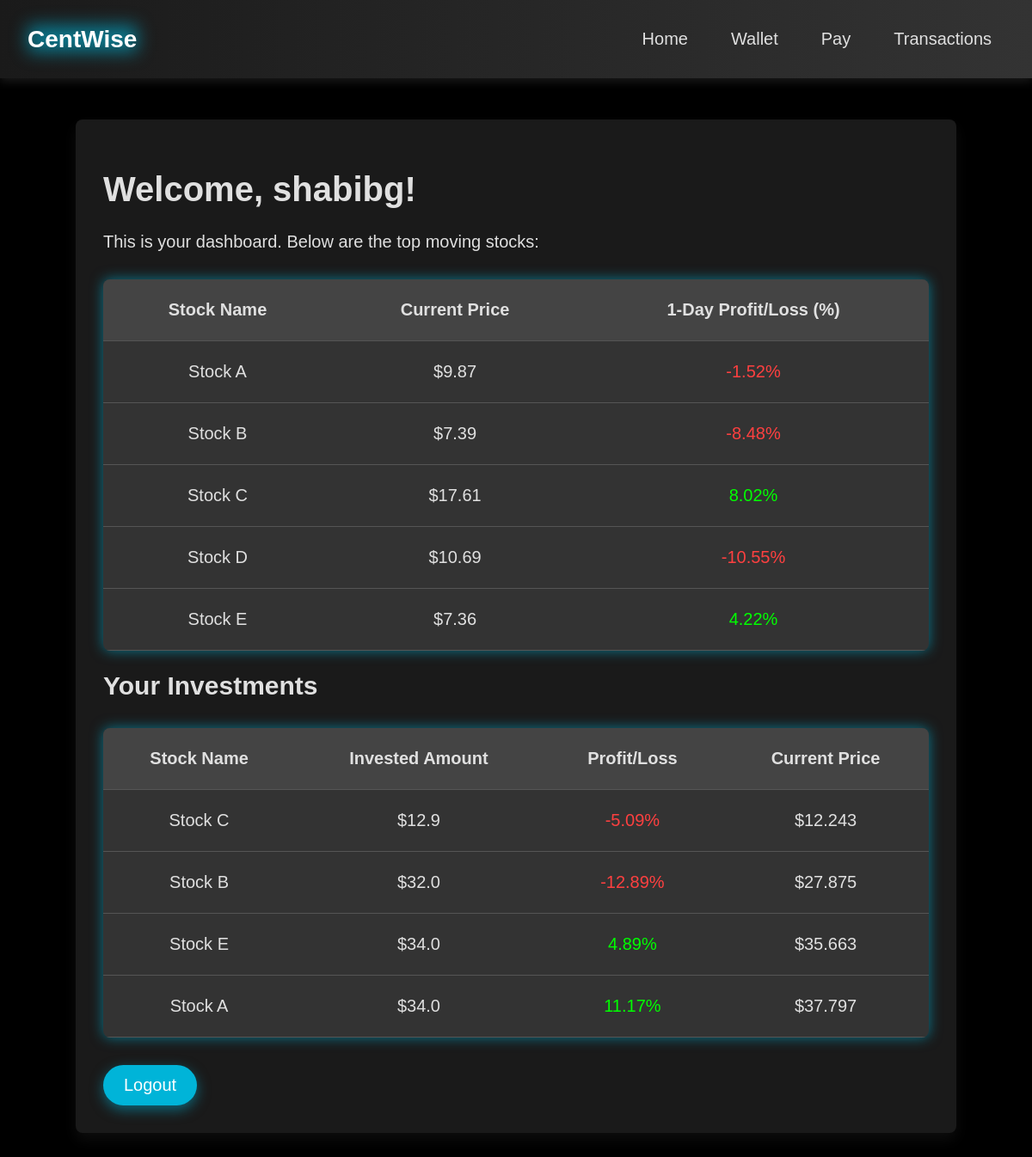
/dashboard (signed in), run on the app's committed database.
### app.py (models this page shows, shortened)
class User(db.Model):
    id = db.Column(db.Integer, primary_key=True)
    name = db.Column(db.String(100), nullable=False)
    email = db.Column(db.String(100), unique=True, nullable=False)
    password = db.Column(db.String(100), nullable=False)
    account_balance = db.Column(db.Float, nullable=False, default=100.00)
    wallet_balance = db.Column(db.Float, nullable=False, default=0.00)
    transactions = db.relationship('Transaction', backref='user', lazy=True)
    investments = db.relationship('Investment', backref='user', lazy=True)

class Investment(db.Model):
    id = db.Column(db.Integer, primary_key=True)
    stock_name = db.Column(db.String(100), nullable=False)
    invested_amount = db.Column(db.Float, nullable=False)
    profit_loss = db.Column(db.Float, nullable=False, default=0.0)
    user_id = db.Column(db.Integer, db.ForeignKey('user.id'), nullable=False)

### app.py (the view)
@app.route('/dashboard')
def dashboard():
    if 'email' not in session:
        return redirect('/new_index')
    user = User.query.filter_by(email=session['email']).first()
    investments = Investment.query.filter_by(user_id=user.id).all()
    transactions = Transaction.query.filter_by(user_id=user.id).order_by(Transaction.date.desc()).all()
    return render_template('dashboard.html', name=user.name, demo_stocks=demo_stocks, investments=investments, transactions=transactions)

### templates/dashboard.html (shortened to what this page needs)
<!DOCTYPE html>
<html lang="en">
<head>
    <link rel="stylesheet" type="text/css" href="{{ url_for('static', filename='dashboard.css') }}">
</head>
<body>
    <nav class="navbar">
        <div class="navbar-brand">
            <a href="#" class="navbar-logo">CentWise</a>
        </div>
        <div class="navbar-links">
            <ul>
                <li><a href="{{ url_for('dashboard') }}">Home</a></li>
                <li><a href="{{ url_for('wallet') }}">Wallet</a></li>
                <li><a href="{{ url_for('handle_payment') }}">Pay</a></li>
                <li><a href="{{ url_for('transactions') }}">Transactions</a></li>
            </ul>
        </div>
    </nav>
    <div class="container">
        <h1>Welcome, {{ name }}!</h1>
        <p>This is your dashboard. Below are the top moving stocks:</p>
        <table class="stock-table">
            <thead>
                <tr>
                    <th>Stock Name</th>
                    <th>Current Price</th>
                    <th>1-Day Profit/Loss (%)</th>
                </tr>
            </thead>
            <tbody id="stock-table-body">
                {% for stock in demo_stocks %}
                <tr>
                    <td>{{ stock.name }}</td>
                    <td>${{ stock.price | round(3) }}</td>
                    <td class="{% if stock.profit_loss >= 0 %}profit{% else %}loss{% endif %}">{{ stock.profit_loss | round(2) }}%</td>
                </tr>
                {% endfor %}
            </tbody>
        </table>
        <h2>Your Investments</h2>
        <table class="investment-table">
            <thead>
                <tr>
                    <th>Stock Name</th>
                    <th>Invested Amount</th>
                    <th>Profit/Loss</th>
                    <th>Current Price</th>
                </tr>
            </thead>
            <tbody>
                {% for investment in investments %}
                <tr class="investment-row">
                    <td>{{ investment.stock_name }}</td>
                    <td class="invested-amount">${{ investment.invested_amount | round(3) }}</td>
                    <td class="profit-loss {% if investment.profit_loss >= 0 %}profit{% else %}loss{% endif %}">{{ investment.profit_loss | round(2) }}%</td>
                    <td class="current-price">${{ (investment.invested_amount * (1 + (investment.profit_loss / 100))) | round(3) }}</td>
                </tr>
                {% endfor %}
            </tbody>
        </table>
        <a href="{{ url_for('logout') }}" class="logout-btn">Logout</a>
    </div>
</body>
</html>

### static/dashboard.css (style rules this page uses)
body { font-family: 'Arial', sans-serif; margin: 0; padding: 0; background-color: #000; color: #e0e0e0; font-size: 18px; }
.navbar { background: linear-gradient(90deg, #1a1a1a, #333); color: #fff; padding: 1rem 2rem; box-shadow: 0px 4px 10px rgba(255, 255, 255, 0.1); position: sticky; top: 0; z-index: 1000; display: flex; justify-content: space-between; align-items: center; }
.navbar .navbar-logo { font-size: 28px; font-weight: bold; color: #fff; text-decoration: none; position: relative; }
.navbar .navbar-logo::before { content: ''; position: absolute; top: 50%; left: 50%; width: 100%; height: 100%; background: rgba(0, 180, 216, 0.6); filter: blur(10px); z-index: -1; transform: translate(-50%, -50%); }
.navbar-links ul { list-style: none; display: flex; gap: 20px; }
.navbar-links a { color: #e0e0e0; text-decoration: none; font-size: 20px; padding: 0 15px; transition: color 0.3s ease; }
.container { margin: 3rem auto; width: 80%; background-color: #1a1a1a; padding: 2rem; border-radius: 8px; box-shadow: 0 8px 16px rgba(255, 255, 255, 0.05); font-size: 20px; }
.stock-table, .investment-table { width: 100%; margin-top: 2rem; border-collapse: collapse; border-radius: 8px; overflow: hidden; background-color: #333; color: #e0e0e0; box-shadow: 0 0 15px rgba(0, 180, 216, 0.6); }
.stock-table th, .investment-table th, .stock-table td, .investment-table td { padding: 1.5rem; text-align: center; border-bottom: 1px solid #555; }
.stock-table th, .investment-table th { background-color: #444; }
.stock-table td, .investment-table td { transition: background-color 0.3s ease; }
.profit { color: #00ff00; }
.loss { color: #ff4040; }
.logout-btn { display: inline-block; margin-top: 2rem; padding: 12px 24px; background-color: #00b4d8; color: #fff; text-decoration: none; border-radius: 30px; box-shadow: 0px 5px 15px rgba(0, 180, 216, 0.5); transition: background-color 0.3s ease, box-shadow 0.3s ease; font-size: 20px; }
.stock-table, .investment-table { position: relative; }
.stock-table::before, .investment-table::before { content: ''; position: absolute; top: 0; left: 0; right: 0; bottom: 0; background: rgba(0, 180, 216, 0.2); filter: blur(15px); z-index: -1; }

### data on the page
User: name "shabibg"
Investment: stock_name "Stock C", invested_amount "12.9", profit_loss "-5.09", invested_amount+profit_loss "12.243"
Investment: stock_name "Stock B", invested_amount "32.0", profit_loss "-12.89", invested_amount+profit_loss "27.875"
Investment: stock_name "Stock E", invested_amount "34.0", profit_loss "4.89", invested_amount+profit_loss "35.663"
Investment: stock_name "Stock A", invested_amount "34.0", profit_loss "11.17", invested_amount+profit_loss "37.797"

### other printed values
{{ stock.name }} "Stock A" "Stock B" "Stock C" "Stock D" "Stock E"
{{ stock.price | round(3) }} "9.87" "7.39" "17.61" "10.69" "7.36"
{{ stock.profit_loss | round(2) }} "-1.52" "-8.48" "8.02" "-10.55" "4.22"
